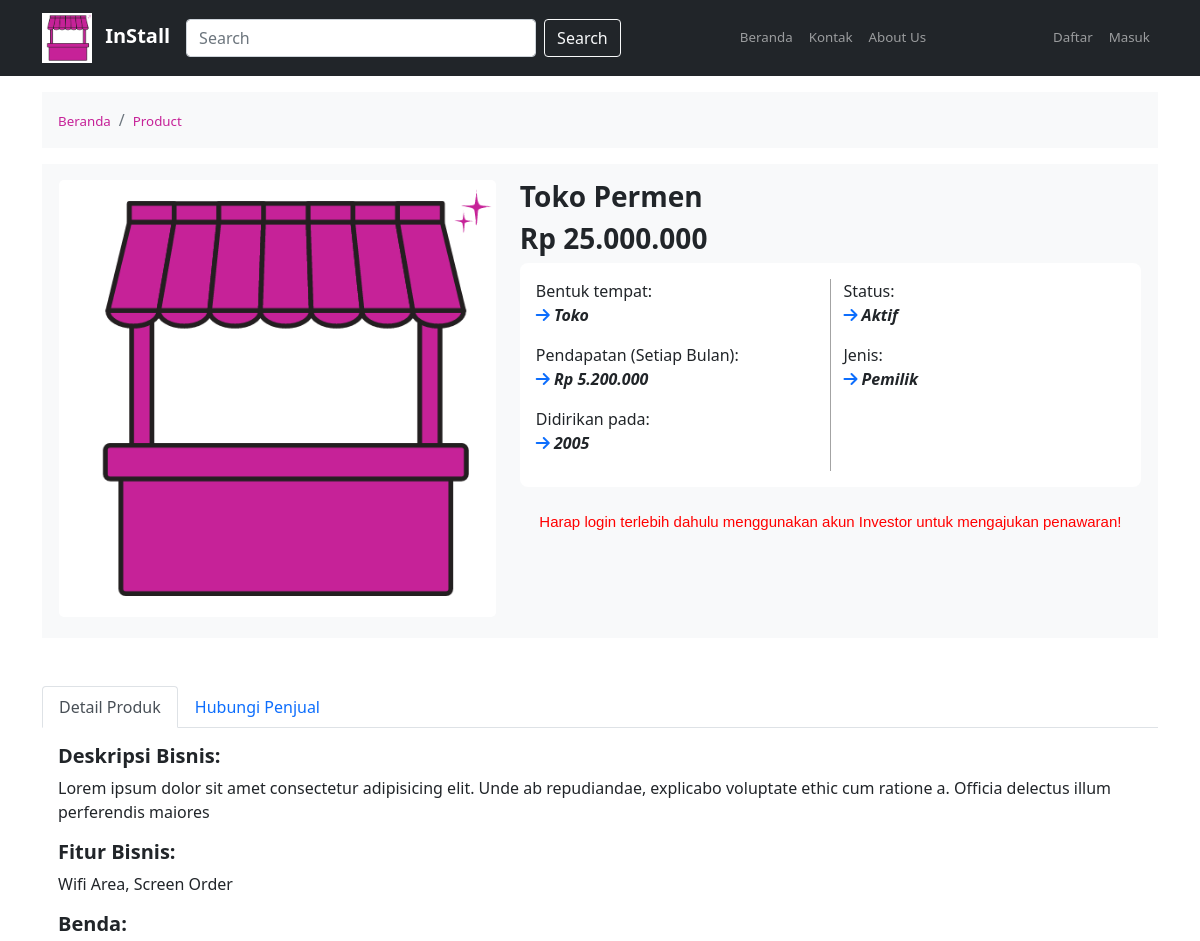
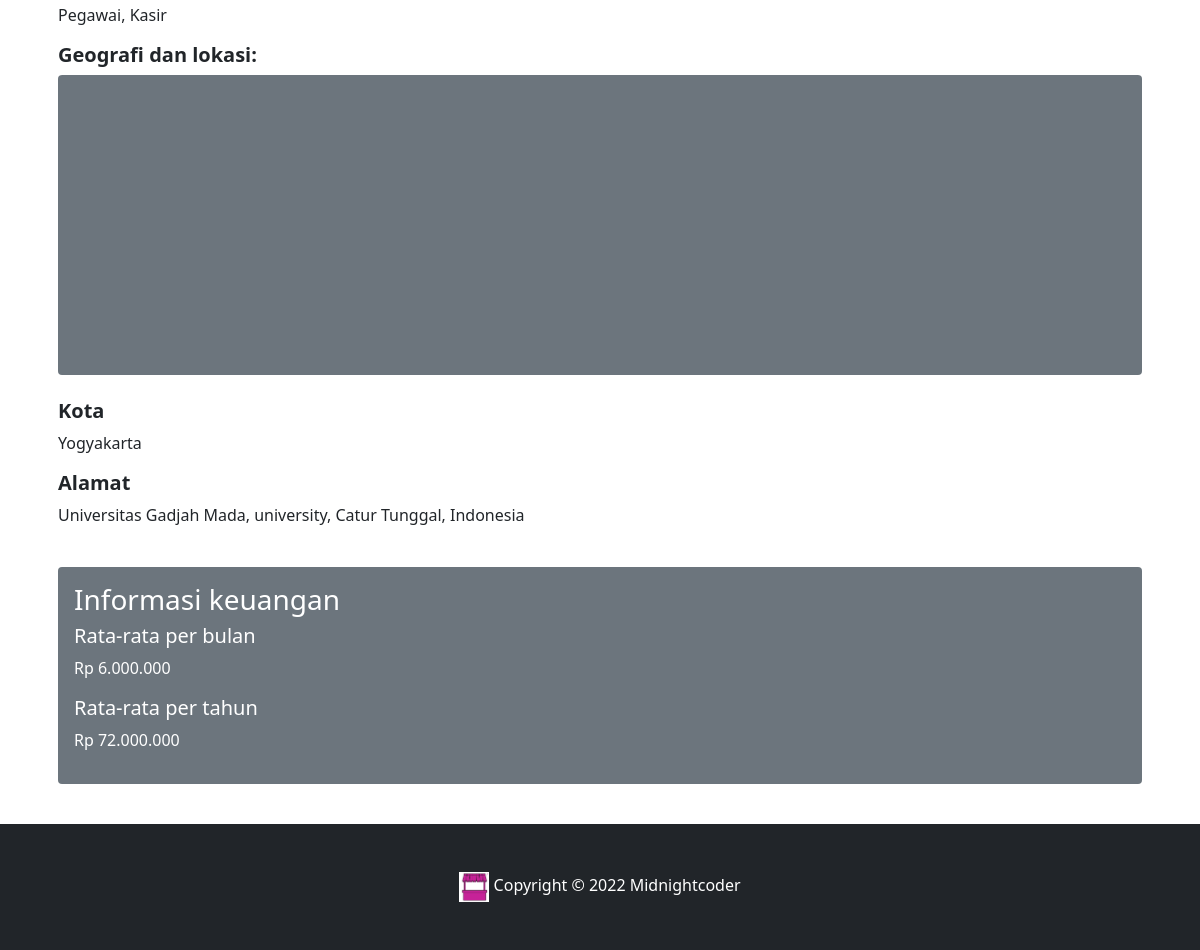
Screenshot of /product.php?id=1 with the database file from the repository (2 pictures, top to bottom).
### tables this page shows
CREATE TABLE `bisnis` (
  `id` int(11) NOT NULL,
  `nama` varchar(60) NOT NULL,
  `deskripsi` text NOT NULL,
  `harga` varchar(20) NOT NULL,
  `bentuk` varchar(15) NOT NULL,
  `pendapatan` varchar(20) NOT NULL,
  `didirikan` year(4) NOT NULL,
  `status` varchar(10) NOT NULL,
  `jenis` varchar(15) NOT NULL,
  `fitur` text DEFAULT NULL,
  `benda` text DEFAULT NULL,
  `mapLat` float(10,6) DEFAULT NULL,
  `mapLng` float(10,6) DEFAULT NULL,
  `kota` varchar(15) NOT NULL,
  `alamat` text NOT NULL,
  `rataPerB` varchar(20) NOT NULL,
  `rataPerT` varchar(20) NOT NULL,
  `namaPemilik` varchar(60) NOT NULL,
  `notelp` varchar(15) NOT NULL,
  `idPengusaha` int(255) NOT NULL
);

### product.php (the view, shortened to what this page needs)
<!doctype html>
<html lang="en">
<head>
  <link href="https://cdn.jsdelivr.net/npm/bootstrap@5.1.3/dist/css/bootstrap.min.css" rel="stylesheet"
>
  <link rel="stylesheet" type="text/css" href="product.css">
  <link rel="stylesheet" href="https://cdnjs.cloudflare.com/ajax/libs/font-awesome/6.2.1/css/all.min.css"
 />
</head>
<body>
  <?php
    include "connect.php";
  ?>
  <nav class="navbar navbar-expand-lg navbar-dark bg-dark">
    <div class="container">
      <a class="navbar-brand" href="index.php">
        <img src="img/1.png" alt="" width="50" height="50" class="me-2">
        <strong>InStall</strong>
      </a>
      <div class="collapse navbar-collapse" id="navbarNav">
        <form class="d-flex">
          <input class="form-control me-2" type="search" placeholder="Search" aria-label="Search">
          <button class="btn btn-outline-light" type="submit">Search</button>
        </form>
        <ul class="navbar-nav ms-auto">
          <li class="nav-item">
            <a class="nav-link" aria-current="page" href="./investor/investor.php">Beranda</a>
          </li>
          <li class="nav-item">
            <a class="nav-link" href="">Kontak</a>
          </li>
          <li class="nav-item">
            <a class="nav-link" href="us.html">About Us</a>
          </li>
        </ul>
        <ul class="navbar-nav ms-auto">
        <?php
            if (isset($_SESSION['email']) && $_SESSION['email'] == TRUE) {
              $email = $_SESSION['email'];
              echo '
                      <li class="nav-item">
                        <img src="logined/userimg/user-' . $idPengguna . '.jpg" class="rounded-circle" onError="this.src = \'img/1.png\'" style="width:40px; height:40px">
                      </li>
                      <li class="nav-item">
                        <a href="logined/profile.php" class="nav-link">' . $email . '</a>
                      </li>
                      <li class="nav-item">
                        <a href="logout.php" class="nav-link" style="color: red;">Logout</a>
                      </li>
                      ';
            } else {
              echo "
                    <li class='nav-item'>
                      <a class='nav-link' href='register.php'> Daftar</a>
                    </li>
                    <li class='nav-item'>
                      <a class='nav-link' href='login.php'> Masuk</a>
                    </li>
                    ";
            }
        ?>
        </ul>
      </div>
    </div>
  </nav>
  <div class="container">
    <nav aria-label="breadcrumb" class="bg-light mt-3">
      <ol class="breadcrumb p-3">
        <li class="breadcrumb-item"><a href="index.php" class="text-decoration-none">Beranda</a></li>
        <li class="breadcrumb-item active"><a href="#" class="text-decoration-none">Product</a></li>
      </ol>
    </nav>
  </div>
  <?php
    $id = $_GET['id'];
    $sql = "SELECT * FROM bisnis WHERE id = $id";
    $hasil = mysqli_query($conn, $sql);
    $row = mysqli_fetch_assoc($hasil);
    $nama = $row['nama'];
    $deskripsi = $row['deskripsi'];
    $harga = $row['harga'];
    $bentuk = $row['bentuk'];
    $pendapatan = $row['pendapatan'];
    $didirikan = $row['didirikan'];
    $status = $row['status'];
    $jenis = $row['jenis'];
    $fitur = $row['fitur'];
    $benda = $row['benda'];
    $mapLat = $row['mapLat'];
    $mapLng = $row['mapLng'];
    $kota = $row['kota'];
    $alamat = $row['alamat'];
    $rataPerB = $row['rataPerB'];
    $rataPerT = $row['rataPerT'];
  ?>
  <div class="container">
    <div class="row row-product bg-light">
      <div class="col-md-5 col-8">
        <figure class="figure">
          <div id="carouselExampleControls" class="carousel slide" data-bs-ride="carousel">
            <div class="carousel-inner">
              <div class="carousel-item active">
                <img src="img/1.png" class="w-100" style="border-radius: 5px; width: 450px;">
              </div>
            </div>
          </div>
        </figure>
      </div>
      <div class="col-md-7 col-12">
        <h3 class="h3-header"><?php echo $nama?></h3>
        <h3 class="h3-header">Rp <?php echo $harga?></h3>
        <div class="bg-white p-3" style="border-radius: 8px;">
          <div class="row">
            <div class="col-6 ">
              <p>Bentuk tempat: <br> <span class="fw-bold fst-italic"><i
                    class="text-primary fa-solid fa-arrow-right"></i> <?php echo $bentuk?></span></p>
              <p>Pendapatan (Setiap Bulan): <br> <span class="fw-bold fst-italic"><i
                    class="text-primary fa-solid fa-arrow-right"></i> Rp <?php echo $pendapatan?></span>
              </p>
              <p>Didirikan pada: <br> <span class="fw-bold fst-italic"><i
                    class="text-primary fa-solid fa-arrow-right"></i> <?php echo $didirikan?></span></p>
            </div>
            <div class="col-6 " style="border-left: solid 1px rgb(163, 163, 163);">
              <p>Status: <br> <span class="fw-bold fst-italic"><i class="text-primary fa-solid fa-arrow-right"></i>
                  <?php echo $status?></span></p>
              <p>Jenis: <br> <span class="fw-bold fst-italic"><i class="text-primary fa-solid fa-arrow-right"></i>
                  <?php echo $jenis?></span>
              </p>
            </div>
          </div>
        </div>
        <?php
        if (isset($_SESSION['email']) && $_SESSION['email'] == TRUE) {
        ?>
        <div class="mt-4">
          <button class="button" onclick="openPopup()"> Ajukan Penawaran!</button>
          <div class="container">
            <div class="popup-content" id="popup-content">
              <img src="img/1.png">
              <br>
              <br>
              <button class="bckBtn" onclick="closePopup()">
              </button>
              <h2>Tertarik dengan bisnis ini ?</h2>
              <p>Anda ingin mengajukan penawaran untuk bisnis ini ?</p>
              <h2>Harga Bisnis</h2>
              <h2>Rp <?php echo $harga ?></h2>
              <br>
              <br>
              <br>
              <form action="productFunction.php?id=<?php echo $id?>" method="POST">
                <div class="row">
                  <div class="col">
                    <h5>Harga Tawaran Anda</h5>
                    <div class="inputDiv">
                        <h5>Rp</h5>
                        <input required name="nominal" id="tanpa-rupiah" class="form-control ms-2 mb-4 w-100" type="text" placeholder="Nominal"
                        onkeypress="return onlyNumberKey(event)" autocomplete="off">
                    </div>
                    <div class="col">
                    <h5>Telepon </h5>
                    <div class="inputDiv">
                        <input required name="notelp" id="notelp" class="form-control mb-2 w-100" type="text" placeholder="Nomor yang bisa dihubungi (max 15 digit)"
                        onkeypress="return onlyNumberKey(event)" autocomplete="off" maxlength="15">
                    </div>
                  </div>
                </div>
              </div>
              <hr>
                <div class="btnDiv">
                    <button type="submit" name="submit" id="submit" onclick="popupConf();" style="width: 100%;" class="buttonAjukan"> Ajukan</button>
                </div>
              </form>
              <script>
                function onlyNumberKey(evt) {
                  // Only ASCII character in that range allowed
                  var ASCIICode = (evt.which) ? evt.which : evt.keyCode
                  if (ASCIICode > 31 && (ASCIICode < 48 || ASCIICode > 57))
                    return false;
                  return true;
                }
                function popupConf() {
                  confirm("Anda yakin akan mengajukan penawaran ke bisnis ini?");
                }
              </script>
              <script>
                let popup = document.getElementById("popup-content");
                function openPopup() {
                  popup.classList.add("open-popup-content");
                }
                function closePopup() {
                  popup.classList.remove("open-popup-content");
                }
                var tanpa_rupiah = document.getElementById('tanpa-rupiah');
                  tanpa_rupiah.addEventListener('keyup', function(e)
                  {
                      tanpa_rupiah.value = formatRupiah(this.value);
                  });
                  function formatRupiah(angka, prefix)
                  {
                      var number_string = angka.replace(/[^,\d]/g, '').toString(),
                          split    = number_string.split(','),
                          sisa     = split[0].length % 3,
                          rupiah     = split[0].substr(0, sisa),
                          ribuan     = split[0].substr(sisa).match(/\d{3}/gi);
                      if (ribuan) {
                          separator = sisa ? '.' : '';
                          rupiah += separator + ribuan.join('.');
                      }
                      rupiah = split[1] != undefined ? rupiah + ',' + split[1] : rupiah;
                      return prefix == undefined ? rupiah : (rupiah ? 'Rp. ' + rupiah : '');
                  }
              </script>
            </div>
          </div>
        </div>
        <?php
        } else {
          echo "
          <div class='mt-4'>
            <p style='text-align: center; font-family: Arial; font-size: 15px; color: red;'>Harap login terlebih dahulu menggunakan akun Investor untuk mengajukan penawaran!</p>
          </div>
          ";
        }
        ?>
      </div>
    </div>
    <div class="row mt-5">
      <div class="col-12">
        <ul class="nav nav-tabs" id="myTab" role="tablist">
          <li class="nav-item" role="presentation">
            <button class="nav-link active" id="home-tab" data-bs-toggle="tab" data-bs-target="#home" type="button"
              role="tab" aria-controls="home" aria-selected="true">Detail Produk</button>
          </li>
          <li class="nav-item" role="presentation">
            <button class="nav-link" id="profile-tab" data-bs-toggle="tab" data-bs-target="#profile" type="button"
              role="tab" aria-controls="profile" aria-selected="false">Hubungi Penjual</button>
          </li>
        </ul>
        <div class="tab-content" id="myTabContent">
          <div class="tab-pane fade show active p-3" id="home" role="tabpanel" aria-labelledby="home-tab">
            <h5><strong>Deskripsi Bisnis:</strong></h5>
            <p><?php echo $deskripsi?></p>
            <h5> <strong> Fitur Bisnis:</strong></h5>
            <p> <?php echo $fitur?></p>
            <h5> <strong> Benda:</strong></h5>
            <p><?php echo $benda?></p>
            <?php
            if ($mapLat && $mapLng != NULL || $mapLat && $mapLng > 0) {
            ?>
            <h5> <strong> Geografi dan lokasi:</strong></h5>
            <div class="bg-secondary rounded">
              <div id="map"></div>
            </div>
            <br>
            <?php
            }
            ?>
            <h5><strong> Kota</strong></h5>
            <p> <?php echo $kota?> </p>
            <h5> <strong> Alamat</strong></h5>
            <p> <?php echo $alamat?> </p>
            <br>
            <div class="bg-secondary p-3 rounded" style="color: white;">
              <h3>Informasi keuangan</h3>
              <h5>Rata-rata per bulan</h5>
              <p> Rp <?php echo $rataPerB?></p>
              <h5>Rata-rata per tahun</h5>
              <p> Rp <?php echo $rataPerT?></p>
            </div>
            <br>
          </div>
        </div>
      </div>
    </div>
  </div>
  <footer class="bg-dark p-5 position-sticky top-100">
    <div class="container">
      <div class="row">
        <div class="col" style="text-align: center;">
          <img src="img/1.png" style="width: 30px;">
          <span style="color: white;">Copyright &copy; 2022 Midnightcoder</span>
        </div>
      </div>
    </div>
  </footer>
</body>
</html>

### product.css (style rules this page uses)
.row-product { margin: 0; padding: 5px; padding-top: 16px; }
.h3-header { font-size: calc(20px+0.5vw); font-weight: bold; }
html, body { min-height: 100%; height: 100%; font-size: calc(10px + 0.5vw); }
.form-control { width: 350px; }
.container .card .face.face2 .content p, a { font-size: 10pt; margin: 0 ; padding: 0; color:#c62298; }
#map { height: 300px; width: 100%; }

### rows the page displays
bisnis: nama "Toko Permen", harga "25.000.000", bentuk "Toko", pendapatan "5.200.000", didirikan "2005", status "Aktif", jenis "Pemilik", deskripsi "Lorem ipsum dolor sit amet consectetur adipisicing elit. Unde ab repudiandae, explicabo voluptate ethic cum ratione a. Officia delectus illum perferendis maiores", fitur "Wifi Area, Screen Order", benda "Pegawai, Kasir", kota "Yogyakarta", alamat "Universitas Gadjah Mada, university, Catur Tunggal, Indonesia", rataPerB "6.000.000", rataPerT "72.000.000"
